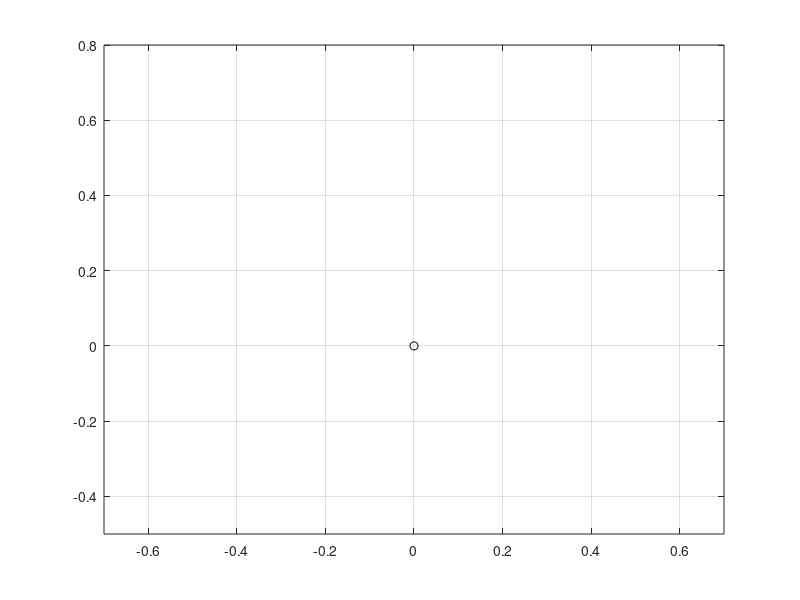

The MATLAB source for this figure: (Note: this script raises an error after producing the figure.)
%% 기본 setup
clear
clc
%%
% step마다 걸리는 시간
step_1_time = 0.7;
step_2_time = 1.5;
step_3_time = 2;
step_4_time = 3.5;

step_5_time = 3.5;
step_6_time = 2;

des_x = -0.1; % 도착 x위치

del_t = 0.005; % [sec] 0.001-sec sampling time

% 3개의 link
a1 = 0.250; a2 = 0.250; a3 = 0.150; % [m] link의 길이
m1 = 1; m2 = 0.5; m3 = 0.5; % link 질량 
lc1 = a1/2; lc2 = a2/2; lc3 = a3/2; % 무게중심까지의 거리
g = 9.81; 

reach_dis = 0.07;

% mass moment of inertia
I1 = (m1*a1^2)/12;
I2 = (m2*a2^2)/12;
I3 = (m3*a2^2)/12;

% animation setting
f1 = figure;
plot(0,0,'ko') 
axis([-0.7 0.7 -0.5 0.8]);
grid on

% 최초 EE 위치
theta0_1 = pi/4;
theta0_2 = pi/4+pi*3/2;
theta0_3 = pi/4+pi*3/2+pi*7/4;
x_0 = [0 a1*cos(theta0_1) a1*cos(theta0_1)+a2*cos(theta0_2) a1*cos(theta0_1)+a2*cos(theta0_2)+a3*cos(theta0_3)];
y_0 = [0 a1*sin(theta0_1) a1*sin(theta0_1)+a2*sin(theta0_2) a1*sin(theta0_1)+a2*sin(theta0_2)+a3*sin(theta0_3)];

p = line(x_0,y_0,'EraseMode','xor','LineWidth',(4));

%% 궤적 생성 

% 초기값
theta_1_dot(1) = 0; theta_1_ddot(1) = 0; theta_1_ddot(2) = 0;
theta_2_dot(1) = 0; theta_2_ddot(1) = 0; theta_2_ddot(2) = 0;
theta_3_dot(1) = 0; theta_3_ddot(1) = 0; theta_3_ddot(2) = 0;

count = 1;
for step = 1:1:6
    for i=1:1:(1/del_t) 
       
        % 1번째 Step
        if count == 1
            t = step_1_time*del_t*i; % 시간
            x(i) = x_0(4); % E.E의 x축 값
            y(i) = y_0(4)-reach_dis*0.5*(1-cos(pi/step_1_time*t)); % travling time = step_1_time
    
            theta_d = pi*3/2; % 유지하고 싶은 각도
            D = ((x(i)-a3*cos(theta_d))^2 + (y(i)-a3*sin(theta_d))^2 - a1^2 - a2^2)/(2*a1*a2);
            theta_2(i) = atan2(-sqrt(1-D^2),D);
            theta_1(i) = atan2( (y(i)-a3*sin(theta_d)),(x(i)-a3*cos(theta_d))) - atan2(a2*sin(theta_2(i)), a1+a2*cos(theta_2(i)) );
            theta_3(i) = 3/2*pi - (theta_1(i)+theta_2(i));

             if i == 1/del_t % 마지막일때
                f2 = figure;
                subplot(2,2,1);
                plot(x,y)
                title('Path Planning');
                xlabel('x(m)');
                ylabel('y(m)')


                subplot(2,2,2);
                plot(linspace(0,step_1_time,1/del_t),x,linspace(0,step_1_time,1/del_t),y)
                title('Trajectory');
                xlabel('time(s)');
                ylabel('displacement(m)')
                legend('x','y')
                

                subplot(2,2,[3,4])
                plot(linspace(0,step_1_time,1/del_t),rad2deg(theta_1), linspace(0,step_1_time,1/del_t),rad2deg(theta_2), linspace(0,step_1_time,1/del_t),rad2deg(theta_3));
                title('Joint');
                xlabel('time(s)');
                ylabel('angle(degree)')
                legend('theta1','theta2','theta3')

                sgtitle('Step 1')



                f8 = figure;
                subplot(2,2,1);
                x_axis = linspace(0,step_1_time,length(T(1,:))-2);
                y_axis = T(1,3:length(T(1,:)));
                plot(x_axis,y_axis)                
                hold on
                x_axis = linspace(0,step_1_time,length(T(1,:))-2);
                y_axis = T(2,3:length(T(1,:)));
                plot(x_axis,y_axis)
                hold on
                x_axis = linspace(0,step_1_time,length(T(1,:))-2);
                y_axis = T(3,3:length(T(1,:)));
                plot(x_axis,y_axis)
                
                title('Torque')
                xlabel('time(s)')
                ylabel('T(Nm)')  
                legend('1번 joint','2번 joint','3번 joint')
                

                subplot(2,2,2);
                x_axis = linspace(0,step_1_time,length(T(1,:))-2);
                y_axis = P(1,3:length(T(1,:)));
                plot(x_axis,y_axis)                
                hold on
                x_axis = linspace(0,step_1_time,length(T(1,:))-2);
                y_axis = P(2,3:length(T(1,:)));
                plot(x_axis,y_axis)
                hold on
                x_axis = linspace(0,step_1_time,length(T(1,:))-2);
                y_axis = P(3,3:length(T(1,:)));
                plot(x_axis,y_axis)
                
                title('Power')
                xlabel('time(s)')
                ylabel('P(Watt)')
                legend('1번 joint','2번 joint','3번 joint')
                
                subplot(2,2,[3,4]);
                plot(linspace(0,step_1_time,1/del_t-1),rad2deg(theta_1_dot), linspace(0,step_1_time,1/del_t-1),rad2deg(theta_2_dot), linspace(0,step_1_time,1/del_t-1),rad2deg(theta_3_dot))
                
                title('Angular Velocity')
                xlabel('time(s)')
                ylabel('V(deg/s)')
                legend('1번 joint','2번 joint','3번 joint')

                sgtitle('Step 1')

            end
        end
        
        % 2번째 Step
        if count == 2
            t = step_2_time*del_t*i; % 시간
            x(i) = x_0(4);
            y(i) = y_0(4)-reach_dis+(reach_dis)*0.5*(1-cos(pi/step_2_time*t));
    
            theta_d = pi*3/2;
            D = ((x(i)-a3*cos(theta_d))^2 + (y(i)-a3*sin(theta_d))^2 - a1^2 - a2^2)/(2*a1*a2);
            theta_2(i) = atan2(-sqrt(1-D^2),D);
            theta_1(i) = atan2((y(i)-a3*sin(theta_d)),(x(i)-a3*cos(theta_d))) - atan2(a2*sin(theta_2(i)), a1+a2*cos(theta_2(i)));
            theta_3(i) = 3/2*pi - (theta_1(i)+theta_2(i));

            if i == 1/del_t % 마지막일때
                step3_init_x = x(i); % 다음 step을 위해 마지막 위치 저장
                step3_init_y = y(i);

                f3 = figure;
                subplot(2,2,1);
                plot(x,y)
                title('Path Planning');
                xlabel('x(m)');
                ylabel('y(m)')


                subplot(2,2,2);
                plot(linspace(0,step_2_time,1/del_t),x,linspace(0,step_2_time,1/del_t),y)
                title('Trajectory');
                xlabel('time(s)');
                ylabel('displacement(m)')
                legend('x','y')
                

                subplot(2,2,[3,4])
                plot(linspace(0,step_2_time,1/del_t),rad2deg(theta_1), linspace(0,step_2_time,1/del_t),rad2deg(theta_2), linspace(0,step_2_time,1/del_t),rad2deg(theta_3))
                title('Joint');
                xlabel('time(s)');
                ylabel('angle(degree)')
                legend('theta1','theta2','theta3')

                sgtitle('Step 2')

                f9 = figure;
                subplot(2,2,1);
                x_axis = linspace(0,step_2_time,length(T(1,:))-2);
                y_axis = T(1,1:length(T(1,:))-2);
                plot(x_axis,y_axis)                
                hold on
                x_axis = linspace(0,step_2_time,length(T(1,:))-2);
                y_axis = T(2,1:length(T(1,:))-2);
                plot(x_axis,y_axis)
                hold on
                x_axis = linspace(0,step_2_time,length(T(1,:))-2);
                y_axis = T(3,1:length(T(1,:))-2);
                plot(x_axis,y_axis)
                
                title('Torque')
                xlabel('time(s)')
                ylabel('T(Nm)')  
                legend('1번 joint','2번 joint','3번 joint')
                

                subplot(2,2,2);
                x_axis = linspace(0,step_2_time,length(T(1,:))-2);
                y_axis = P(1,3:length(T(1,:)));
                plot(x_axis,y_axis)                
                hold on
                x_axis = linspace(0,step_2_time,length(T(1,:))-2);
                y_axis = P(2,3:length(T(1,:)));
                plot(x_axis,y_axis)
                hold on
                x_axis = linspace(0,step_2_time,length(T(1,:))-2);
                y_axis = P(3,3:length(T(1,:)));
                plot(x_axis,y_axis)
                
                title('Power')
                xlabel('time(s)')
                ylabel('P(Watt)')
                legend('1번 joint','2번 joint','3번 joint')

                subplot(2,2,[3,4]);
                plot(linspace(0,step_2_time,1/del_t-1),rad2deg(theta_1_dot(1,1:1/del_t-1)),linspace(0,step_2_time,1/del_t-1),rad2deg(theta_2_dot(1,1:1/del_t-1)),linspace(0,step_2_time,1/del_t-1),rad2deg(theta_3_dot(1,1:1/del_t-1)))
                
                title('Angular Velocity')
                xlabel('time(s)')
                ylabel('V(deg/s)')
                legend('1번 joint','2번 joint','3번 joint')

                sgtitle('Step 2')

            end
        end

        % 3번째 Step
        if count == 3
            t = step_3_time*del_t*i; % 시간

            x(i) = step3_init_x-( step3_init_x-sqrt(a2^2-(a1-a3)^2) )*0.5*(1-cos(pi/step_3_time*t));
            y(i) = ( step3_init_y/(step3_init_x-sqrt(a2^2-(a1-a3)^2)) )*( x(i)-sqrt(a2^2-(a1-a3)^2) );
    
            theta_d = pi*3/2;
            D = ((x(i)-a3*cos(theta_d))^2 + (y(i)-a3*sin(theta_d))^2 - a1^2 - a2^2)/(2*a1*a2);
            theta_2(i) = atan2(-sqrt(1-D^2),D);
            theta_1(i) = atan2((y(i)-a3*sin(theta_d)),(x(i)-a3*cos(theta_d))) - atan2(a2*sin(theta_2(i)), a1+a2*cos(theta_2(i)));
            theta_3(i) = 3/2*pi - (theta_1(i)+theta_2(i));

            if i == 1/del_t % 마지막일때
                step4_init_x = x(i); % 다음 step을 위해 마지막 위치 저장
                step4_init_y = y(i);
                step4_init_theta_1 = theta_1(i); % 다음 step을 위해 마지막 위치 저장
                step4_init_theta_2 = theta_2(i);
                step4_init_theta_3 = theta_3(i);

                f4 = figure;
                subplot(2,2,1);
                plot(x,y)
                title('Path Planning');
                xlabel('x(m)');
                ylabel('y(m)')


                subplot(2,2,2);
                plot(linspace(0,step_3_time,1/del_t),x,linspace(0,step_3_time,1/del_t),y)
                title('Trajectory');
                xlabel('time(s)');
                ylabel('displacement(m)')
                legend('x','y')
                

                subplot(2,2,[3,4])
                plot(linspace(0,step_3_time,1/del_t),rad2deg(theta_1), linspace(0,step_3_time,1/del_t),rad2deg(theta_2), linspace(0,step_3_time,1/del_t),rad2deg(theta_3))
                title('Joint');
                xlabel('time(s)');
                ylabel('angle(degree)')
                legend('theta1','theta2','theta3')

                sgtitle('Step 3')

                f10 = figure;
               subplot(2,2,1);
                x_axis = linspace(0,step_3_time,length(T(1,:))-2);
                y_axis = T(1,1:length(T(1,:))-2);
                plot(x_axis,y_axis)                
                hold on
                x_axis = linspace(0,step_3_time,length(T(1,:))-2);
                y_axis = T(2,1:length(T(1,:))-2);
                plot(x_axis,y_axis)
                hold on
                x_axis = linspace(0,step_3_time,length(T(1,:))-2);
                y_axis = T(3,1:length(T(1,:))-2);
                plot(x_axis,y_axis)
                
                title('Torque')
                xlabel('time(s)')
                ylabel('T(Nm)')  
                legend('1번 joint','2번 joint','3번 joint')
                

                subplot(2,2,2);
                x_axis = linspace(0,step_3_time,length(T(1,:))-2);
                y_axis = P(1,3:length(T(1,:)));
                plot(x_axis,y_axis)                
                hold on
                x_axis = linspace(0,step_3_time,length(T(1,:))-2);
                y_axis = P(2,3:length(T(1,:)));
                plot(x_axis,y_axis)
                hold on
                x_axis = linspace(0,step_3_time,length(T(1,:))-2);
                y_axis = P(3,3:length(T(1,:)));
                plot(x_axis,y_axis)
                
                title('Power')
                xlabel('time(s)')
                ylabel('P(Watt)')
                legend('1번 joint','2번 joint','3번 joint')

                subplot(2,2,[3,4]);
                plot(linspace(0,step_3_time,1/del_t-1),rad2deg(theta_1_dot(1,1:1/del_t-1)),linspace(0,step_3_time,1/del_t-1),rad2deg(theta_2_dot(1,1:1/del_t-1)),linspace(0,step_3_time,1/del_t-1),rad2deg(theta_3_dot(1,1:1/del_t-1)))
                
                title('Angular Velocity')
                xlabel('time(s)')
                ylabel('V(deg/s)')
                legend('1번 joint','2번 joint','3번 joint')


                sgtitle('Step 3')

            end
        end

        % 4번째 Step
        if count == 4
            t = step_4_time*del_t*i; % 시간 
            theta_1(i) = step4_init_theta_1;
            theta_2(i) = step4_init_theta_2+deg2rad(170)*0.5*(1-cos(pi/step_4_time*t));
            theta_3(i) = step4_init_theta_3; 

            x(i) = Ax(4);
            y(i) = Ay(4);

             if i == 1/del_t % 마지막일때
                step5_init_theta_1 = theta_1(i); % 다음 step을 위해 마지막 위치 저장
                step5_init_theta_2 = theta_2(i);
                step5_init_theta_3 = theta_3(i);

                f5 = figure;
                subplot(2,2,1);
                plot(x,y)
                title('Path Planning');
                xlabel('x(m)');
                ylabel('y(m)')


                subplot(2,2,2);
                plot(linspace(0,step_4_time,1/del_t),x,linspace(0,step_4_time,1/del_t),y)
                title('Trajectory');
                xlabel('time(s)');
                ylabel('displacement(m)')
                legend('x','y')
                

                subplot(2,2,[3,4])
                plot(linspace(0,step_4_time,1/del_t),rad2deg(theta_1), linspace(0,step_4_time,1/del_t),rad2deg(theta_2), linspace(0,step_4_time,1/del_t),rad2deg(theta_3))
                title('Joint');
                xlabel('time(s)');
                ylabel('angle(degree)')
                legend('theta1','theta2','theta3')

                sgtitle('Step 4')

                                f11 = figure;
  subplot(2,2,1);
                x_axis = linspace(0,step_4_time,length(T(1,:))-2);
                y_axis = T(1,1:length(T(1,:))-2);
                plot(x_axis,y_axis)                
                hold on
                x_axis = linspace(0,step_4_time,length(T(1,:))-2);
                y_axis = T(2,1:length(T(1,:))-2);
                plot(x_axis,y_axis)
                hold on
                x_axis = linspace(0,step_4_time,length(T(1,:))-2);
                y_axis = T(3,1:length(T(1,:))-2);
                plot(x_axis,y_axis)
                
                title('Torque')
                xlabel('time(s)')
                ylabel('T(Nm)')  
                legend('1번 joint','2번 joint','3번 joint')
                

                subplot(2,2,2);
                x_axis = linspace(0,step_4_time,length(T(1,:))-2);
                y_axis = P(1,3:length(T(1,:)));
                plot(x_axis,y_axis)                
                hold on
                x_axis = linspace(0,step_4_time,length(T(1,:))-2);
                y_axis = P(2,3:length(T(1,:)));
                plot(x_axis,y_axis)
                hold on
                x_axis = linspace(0,step_4_time,length(T(1,:))-2);
                y_axis = P(3,3:length(T(1,:)));
                plot(x_axis,y_axis)
                
                title('Power')
                xlabel('time(s)')
                ylabel('P(Watt)')
                legend('1번 joint','2번 joint','3번 joint')

                subplot(2,2,[3,4]);
                plot(linspace(0,step_4_time,1/del_t-1),rad2deg(theta_1_dot(1,1:1/del_t-1)),linspace(0,step_4_time,1/del_t-1),rad2deg(theta_2_dot(1,1:1/del_t-1)),linspace(0,step_4_time,1/del_t-1),rad2deg(theta_3_dot(1,1:1/del_t-1)))
                
                title('Angular Velocity')
                xlabel('time(s)')
                ylabel('V(deg/s)')
                legend('1번 joint','2번 joint','3번 joint')

                sgtitle('Step 4')

            end
        end
    
        % 복귀
        % 5번째 Step
        if count == 5
            t = step_5_time*del_t*i; % 시간 
            theta_1(i) = step5_init_theta_1;
            theta_2(i) = step5_init_theta_2-deg2rad(170)*0.5*(1-cos(pi/step_5_time*t));
            theta_3(i) = step5_init_theta_3; 
       
            x(i) = Ax(4);
            y(i) = Ay(4);
        
         if i == 1/del_t % 마지막일때
                step5_init_theta_1 = theta_1(i); % 다음 step을 위해 마지막 위치 저장
                step5_init_theta_2 = theta_2(i);
                step5_init_theta_3 = theta_3(i);
        
                f6 = figure;
                subplot(2,2,1);
                plot(x,y)
                title('Path Planning');
                xlabel('x(m)');
                ylabel('y(m)')


                subplot(2,2,2);
                plot(linspace(0,step_5_time,1/del_t),x,linspace(0,step_5_time,1/del_t),y)
                title('Trajectory');
                xlabel('time(s)');
                ylabel('displacement(m)')
                legend('x','y')
                

                subplot(2,2,[3,4])
                plot(linspace(0,step_5_time,1/del_t),rad2deg(theta_1), linspace(0,step_5_time,1/del_t),rad2deg(theta_2), linspace(0,step_5_time,1/del_t),rad2deg(theta_3))
                title('Joint');
                xlabel('time(s)');
                ylabel('angle(degree)')
                legend('theta1','theta2','theta3')

                sgtitle('Step 5')

                                f12 = figure;
 subplot(2,2,1);
                x_axis = linspace(0,step_5_time,length(T(1,:))-2);
                y_axis = T(1,1:length(T(1,:))-2);
                plot(x_axis,y_axis)                
                hold on
                x_axis = linspace(0,step_5_time,length(T(1,:))-2);
                y_axis = T(2,1:length(T(1,:))-2);
                plot(x_axis,y_axis)
                hold on
                x_axis = linspace(0,step_5_time,length(T(1,:))-2);
                y_axis = T(3,1:length(T(1,:))-2);
                plot(x_axis,y_axis)
                
                title('Torque')
                xlabel('time(s)')
                ylabel('T(Nm)')  
                legend('1번 joint','2번 joint','3번 joint')
                

                subplot(2,2,2);
                x_axis = linspace(0,step_5_time,length(T(1,:))-2);
                y_axis = P(1,3:length(T(1,:)));
                plot(x_axis,y_axis)                
                hold on
                x_axis = linspace(0,step_5_time,length(T(1,:))-2);
                y_axis = P(2,3:length(T(1,:)));
                plot(x_axis,y_axis)
                hold on
                x_axis = linspace(0,step_5_time,length(T(1,:))-2);
                y_axis = P(3,3:length(T(1,:)));
                plot(x_axis,y_axis)
                
                title('Power')
                xlabel('time(s)')
                ylabel('P(Watt)')
                legend('1번 joint','2번 joint','3번 joint')

                subplot(2,2,[3,4]);
                plot(linspace(0,step_5_time,1/del_t-1),rad2deg(theta_1_dot(1,1:1/del_t-1)),linspace(0,step_5_time,1/del_t-1),rad2deg(theta_2_dot(1,1:1/del_t-1)),linspace(0,step_5_time,1/del_t-1),rad2deg(theta_3_dot(1,1:1/del_t-1)))
                
                title('Angular Velocity')
                xlabel('time(s)')
                ylabel('V(deg/s)')
                legend('1번 joint','2번 joint','3번 joint')


                sgtitle('Step 5')

        end
        
        
        end

        % 6번째 Step
        if count == 6
            t = step_6_time*del_t*i; % 시간

            x(i) = step4_init_x+( step3_init_x-sqrt(a2^2-(a1-a3)^2) )*0.5*(1-cos(pi/step_6_time*t));
            y(i) = ( step3_init_y/(step3_init_x-sqrt(a2^2-(a1-a3)^2)) )*( x(i)-sqrt(a2^2-(a1-a3)^2) );
    
            theta_d = pi*3/2;
            D = ((x(i)-a3*cos(theta_d))^2 + (y(i)-a3*sin(theta_d))^2 - a1^2 - a2^2)/(2*a1*a2);
            theta_2(i) = atan2(-sqrt(1-D^2),D);
            theta_1(i) = atan2((y(i)-a3*sin(theta_d)),(x(i)-a3*cos(theta_d))) - atan2(a2*sin(theta_2(i)), a1+a2*cos(theta_2(i)));
            theta_3(i) = 3/2*pi - (theta_1(i)+theta_2(i));

            if i == 1/del_t % 마지막일때
                f7 = figure;
                subplot(2,2,1);
                plot(x,y)
                title('Path Planning');
                xlabel('x(m)');
                ylabel('y(m)')


                subplot(2,2,2);
                plot(linspace(0,step_6_time,1/del_t),x,linspace(0,step_6_time,1/del_t),y)
                title('Trajectory');
                xlabel('time(s)');
                ylabel('displacement(m)')
                legend('x','y')
                

                subplot(2,2,[3,4])
                plot(linspace(0,step_6_time,1/del_t),rad2deg(theta_1), linspace(0,step_6_time,1/del_t),rad2deg(theta_2), linspace(0,step_6_time,1/del_t),rad2deg(theta_3))
                title('Joint');
                xlabel('time(s)');
                ylabel('angle(degree)')
                legend('theta1','theta2','theta3')

                sgtitle('Step 6')

                                f13 = figure;
 subplot(2,2,1);
                x_axis = linspace(0,step_6_time,length(T(1,:))-2);
                y_axis = T(1,1:length(T(1,:))-2);
                plot(x_axis,y_axis)                
                hold on
                x_axis = linspace(0,step_6_time,length(T(1,:))-2);
                y_axis = T(2,1:length(T(1,:))-2);
                plot(x_axis,y_axis)
                hold on
                x_axis = linspace(0,step_6_time,length(T(1,:))-2);
                y_axis = T(3,1:length(T(1,:))-2);
                plot(x_axis,y_axis)
                
                title('Torque')
                xlabel('time(s)')
                ylabel('T(Nm)')  
                legend('1번 joint','2번 joint','3번 joint')
                

                subplot(2,2,2);
                x_axis = linspace(0,step_6_time,length(T(1,:))-2);
                y_axis = P(1,3:length(T(1,:)));
                plot(x_axis,y_axis)                
                hold on
                x_axis = linspace(0,step_6_time,length(T(1,:))-2);
                y_axis = P(2,3:length(T(1,:)));
                plot(x_axis,y_axis)
                hold on
                x_axis = linspace(0,step_6_time,length(T(1,:))-2);
                y_axis = P(3,3:length(T(1,:)));
                plot(x_axis,y_axis)
                
                title('Power')
                xlabel('time(s)')
                ylabel('P(Watt)')
                legend('1번 joint','2번 joint','3번 joint')

                subplot(2,2,[3,4]);
                plot(linspace(0,step_6_time,1/del_t-1),rad2deg(theta_1_dot(1,1:1/del_t-1)),linspace(0,step_6_time,1/del_t-1),rad2deg(theta_2_dot(1,1:1/del_t-1)),linspace(0,step_6_time,1/del_t-1),rad2deg(theta_3_dot(1,1:1/del_t-1)))
                
                title('Angular Velocity')
                xlabel('time(s)')
                ylabel('V(deg/s)')
                legend('1번 joint','2번 joint','3번 joint')


                sgtitle('Step 6')

            end
        end
  
    
    % theta_1
    if i >= 2
        theta_1_dot(i) = (theta_1(i) - theta_1(i-1))/del_t;
    end
    
    if i >= 3
        theta_1_ddot(i) = (theta_1_dot(i) - theta_1_dot(i-1))/del_t;
    end
    
    % theta_2
    if i >= 2
        theta_2_dot(i) = (theta_2(i) - theta_2(i-1))/del_t;
    end
    
    if i >= 3
        theta_2_ddot(i) = (theta_2_dot(i) - theta_2_dot(i-1))/del_t;
    end
    
    % theta_3
    if i >= 2
        theta_3_dot(i) = (theta_3(i) - theta_3(i-1))/del_t;
    end
    
    if i >= 3
        theta_3_ddot(i) = (theta_3_dot(i) - theta_3_dot(i-1))/del_t;
    end
    
    Ax = [0 a1*cos(theta_1(i)) a1*cos(theta_1(i))+a2*cos(theta_1(i)+theta_2(i)) a1*cos(theta_1(i))+a2*cos(theta_1(i)+theta_2(i))+a3*cos(theta_1(i)+theta_2(i)+theta_3(i))];
    Ay = [0 a1*sin(theta_1(i)) a1*sin(theta_1(i))+a2*sin(theta_1(i)+theta_2(i)) a1*sin(theta_1(i))+a2*sin(theta_1(i)+theta_2(i))+a3*sin(theta_1(i)+theta_2(i)+theta_3(i))];
    
    set(p,'XData',Ax,'YData',Ay);
    
    drawnow;

    % 여기서부터 F,v,P 계산
    C1 = cos(theta_1(i));
    C2 = cos(theta_2(i));
    C3 = cos(theta_3(i));
    C12 = cos(theta_1(i)+theta_2(i));
    C13 = cos(theta_1(i)+theta_3(i));
    C23 = cos(theta_2(i)+theta_3(i));
    C123 = cos(theta_1(i)+theta_2(i)+theta_3(i));
    S1 = sin(theta_1(i));
    S2 = sin(theta_2(i));
    S3 = sin(theta_3(i));
    S12 = sin(theta_1(i)+theta_2(i));
    S13 = sin(theta_1(i)+theta_3(i));
    S23 = sin(theta_2(i)+theta_3(i));
    
    % Inertia Matrix
    M11 = m1*lc1^2 + I1 + m2*a1^2 + m2*lc2^2 + 2*m2*a1*lc2*C2 + I2 + m3*a1^2 + m3*a2^2 + m3*lc3^2 + m3*a1*a2*2*C2 + m3*a2*lc3*2*C3 + m3*a1*lc3*2*C23 + I3;
    M12 = m2*lc2^2 + m2*a1*lc2*C2 +I2 + m3*a2^2 + m3*lc3^2 + m3*a1*a2*C2 + m3*a2*lc3*2*C3 + m3*a1*lc3*C23 + I3;  
    M13 = m3*lc3^2 + m3*a2*lc3*C3 + m3*a1*lc3*C23 + I3; 
    M21 = m2*lc2^2 + I3 + m2*a1*lc2*C2 + I2 + m3*a2^2 + m3*lc3^2 + m3*a1*a2*C2 + 2*m3*a2*lc3*C3 + m3*a1*lc3*C23;
    M22 = m2*lc2^2 + I3 + I2 + m3*a2^2 + m3*lc3^2 + 2*m3*a2*lc3*C3;
    M23 = m3*lc3^2 + m3*a2*lc3*C3 + I3;
    M31 = m3*lc3^2 + m3*a2*lc3*C3 + m3*a1*lc3*C23 + I3;
    M32 = m3*lc3^2 + m3*a2*lc3*C3 + I3;
    M33 = m3*lc3^2 + I3;
    
    % Centrifugal and Coloilis Matrix
    A112 = -m2*a1*lc2*2*S2 - m3*a1*a2*2*S2 - 2*m3*a1*lc3*S23;
    A123 = -m3*a2*lc3*2*S3 - 2*m3*a1*lc3*S23;
    A113 = -2*m3*a2*lc3*S3 - 2*m3*a1*lc3*S23;
    A122 = -m2*a1*lc3*S3 - m3*a1*a2*S2 - m3*a1*lc3*S23;
    A133 = -m3*a1*lc3*S23 - m3*a2*lc3*S3;
    A211 = m2*a1*lc2*S2 + m3*a1*a2*S2 + m3*a1*lc3*S23;
    A233 = -m3*a2*lc3*S3;
    A212 = 0;
    A223 = -m3*a2*lc3*2*S3;
    A213 = -2*m3*a2*lc3*S3;
    A311 = m3*a2*lc3*S3 + m3*a1*lc3*S23;
    A322 = m3*a2*lc3*S3;
    A312 = 2*m3*a2*lc3*S3;
    A323 = 0;
    A313 = 0;
    
    dot12 = theta_1_dot(i)*theta_2_dot(i);
    dot13 = theta_1_dot(i)*theta_3_dot(i);
    dot23 = theta_2_dot(i)*theta_3_dot(i);
    dot1sq = (theta_1_dot(i))^2;
    dot2sq = (theta_2_dot(i))^2;
    dot3sq = (theta_3_dot(i))^2;
    
    % Gravity
    G1 = m1*g*lc1*C1 + m2*g*(a1*C1+lc2*C12) + m3*g*(a1*C1 + a2*C12 + lc3*C123);
    G2 = m2*g*lc2*C12 + m3*g*(a2*C12 + lc3*C123);
    G3 = m3*g*lc3*C123;
    
    
    M = [M11,M12,M13;M21,M22,M23;M31,M32,M33];
    C = [A112*dot12+A123*dot23+A113*dot13+A133*dot3sq+A122*dot2sq;A211*dot1sq+A233*dot3sq^2+A212*dot12+A223*dot23+A213*dot13;A311*dot1sq+A322*dot2sq+A312*dot12+A323*dot23+A313*dot13];
    G = [G1; G2; G3];
    
    T(1:3,i) = M*[theta_1_ddot(i) theta_2_ddot(i) theta_3_ddot(i)]' + C + G; 
    P(1:3,i) = abs([theta_1_dot(i) theta_2_dot(i) theta_3_dot(i)]'.*T(1:3,i));

    end
    count = count + 1;
end
